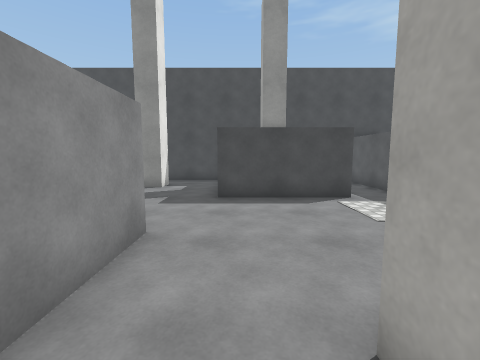
[1] (above)

16 first-person views from a walk through a scene from a Unity 3-D project. The camera is 1.4 m above the floor, tilts 6° down and sees 90° across. The floor is counted in squares, 1 m on a side. Each view is taken from the middle of a square. On the plan, view 1 faces up. The plan holds only what a view shows up to about 13 squares ahead; the rest is blank. The place goes on beyond the plan. The player character is not drawn. Surface patterns are stand-ins for the level's own textures.

[2]
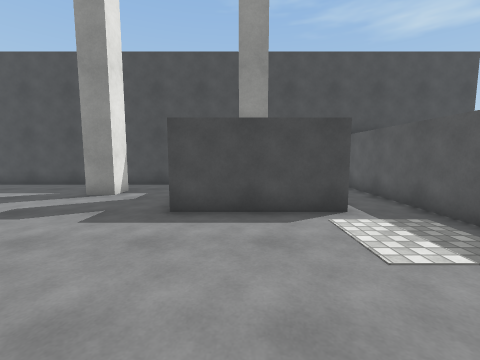

[3]
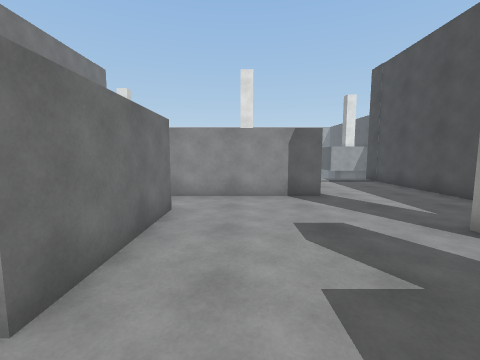

[4]
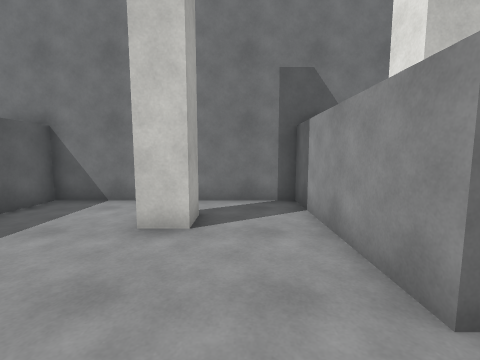

[5]
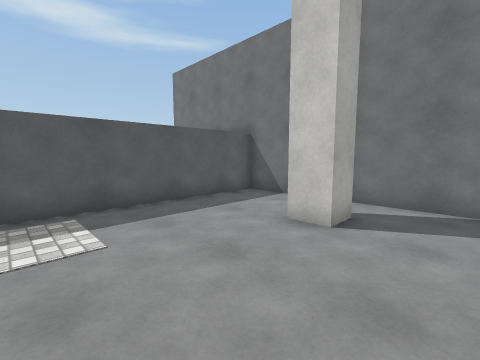

[6]
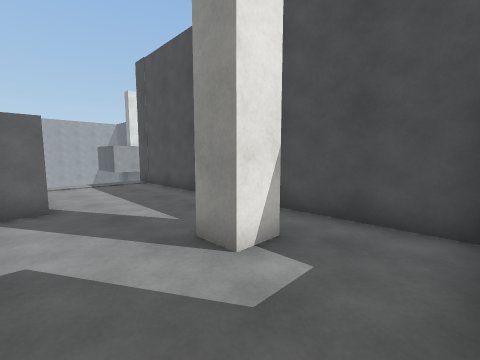

[7]
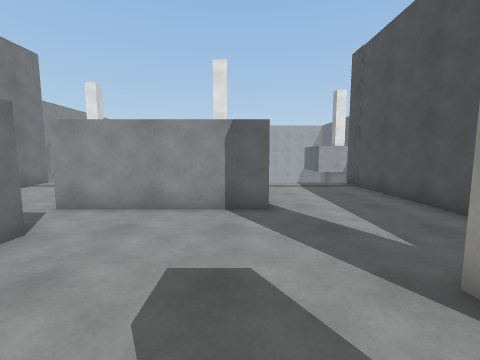

[8]
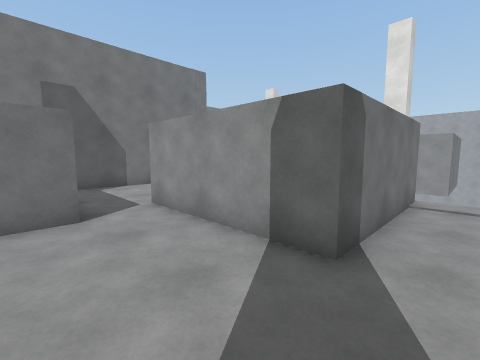

[9]
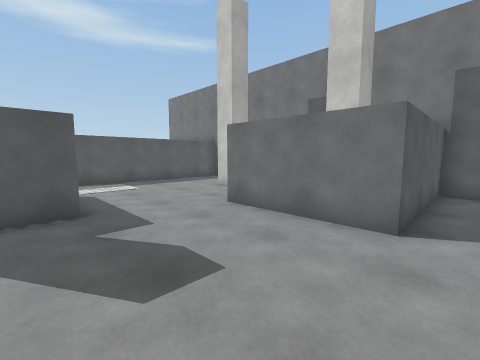

[10]
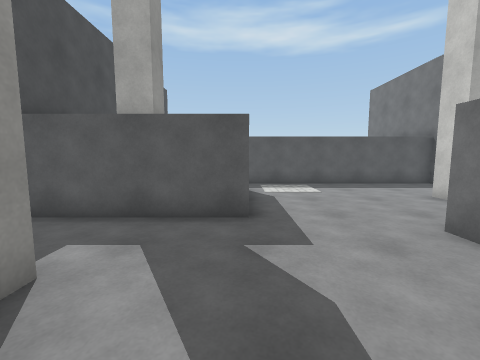

[11]
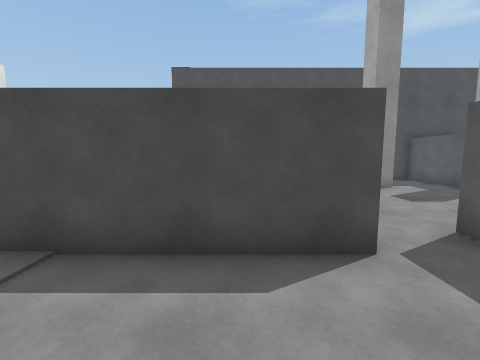

[12]
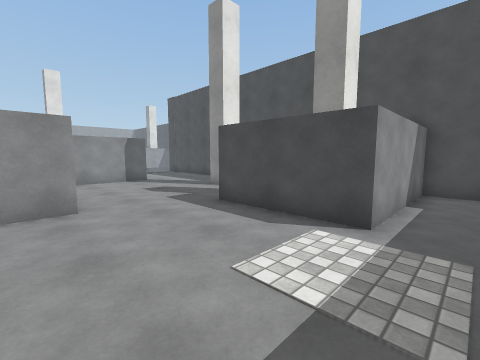

[13]
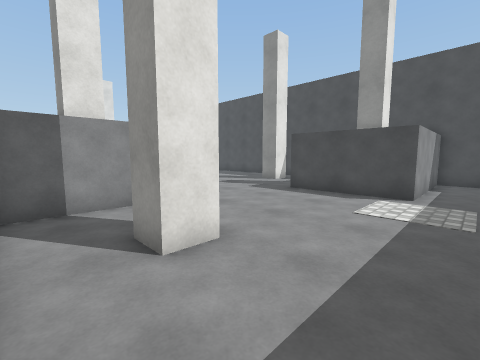

[14]
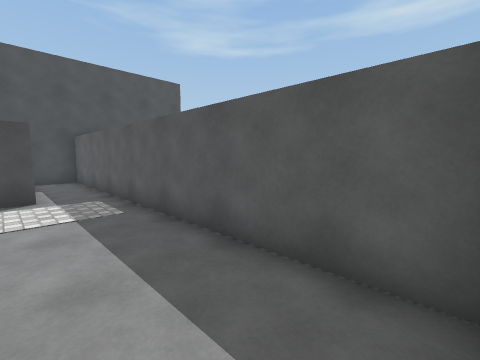

[15]
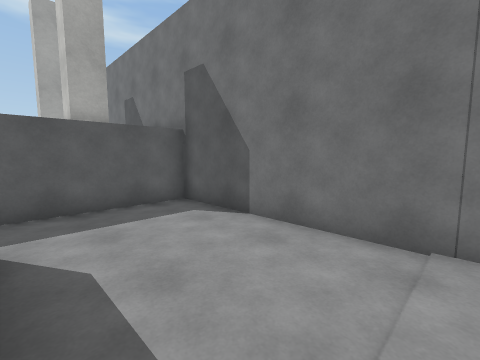

[16]
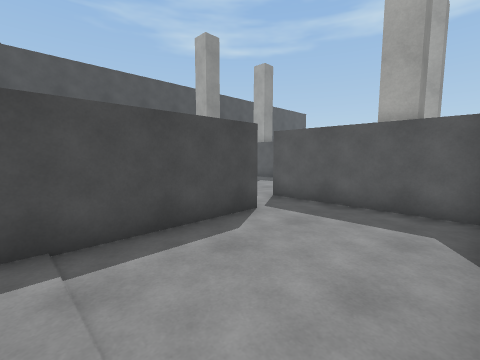

### Floor plan
Points are (right, up) in squares from view 1. A wall is a line through its corners. A room is listed if a view was taken in it or the views show most of it. See-through windows are left out.
Room 1 (views 1, 2, 3, 4, 5, 6, 7, 8, 9, 10, 12, 13, 14)
walls: (-6.1, 4.2) (-1.7, 4.2) (-1.7, -1.3) (1.6, -1.3); (-3.4, 11.4) (-3.4, 10.3) (-4.5, 10.3); (1, 1.5) (2, 1.5) (2, 0.5) (1, 0.5) (1, 1.5); (3.1, -1.3) (5.7, -1.3) (5.7, 13.2) (3.7, 13.2) (3.7, 7.8) (-0.7, 7.8) (-0.7, 13.2) (-13.5, 13.2); (-13.5, 8.7) (-8.1, 8.7) (-8.1, 4.5)
ways out: opening at (-7, 4) to room 2
Room 2 (views 11, 15, 16)
walls: (-13.5, -1.3) (-6.1, -1.3) (-6.1, 4.2); (-8.1, 4.5) (-8.1, 3.3) (-13.4, 3.3)
ways out: opening at (-7, 4) to room 1

Where each view was taken, in squares from view 1:
view 1: 0 up, 0 right, facing up
view 2: 2 up, 1 right, facing up
view 3: 6 up, 0 right, facing left
view 4: 6 up, 0 right, facing down
view 5: 6 up, 1 left, facing down-right
view 6: 8 up, 1 left, facing up-left
view 7: 8 up, 2 left, facing left
view 8: 10 up, 5 left, facing down-left
view 9: 9 up, 7 left, facing down-right
view 10: 8 up, 6 left, facing right
view 11: 0 up, 10 left, facing up
view 12: 3 up, 5 right, facing up-left
view 13: 1 down, 5 right, facing up-left
view 14: 1 down, 3 right, facing up-right
view 15: 3 up, 13 left, facing down-right
view 16: 1 down, 13 left, facing up-right
